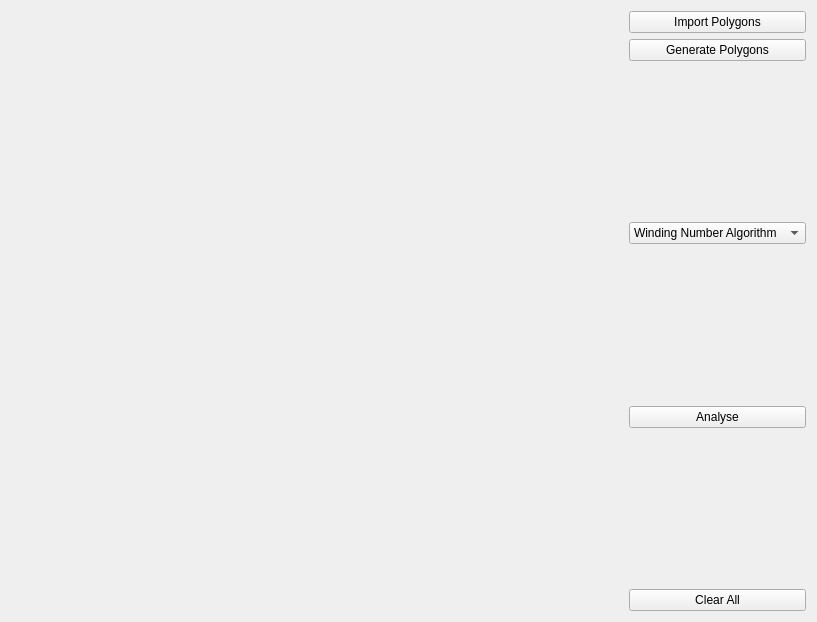
<?xml version="1.0" encoding="UTF-8"?>
<ui version="4.0">
 <class>Widget</class>
 <widget class="QWidget" name="Widget">
  <property name="geometry">
   <rect>
    <x>0</x>
    <y>0</y>
    <width>817</width>
    <height>622</height>
   </rect>
  </property>
  <property name="windowTitle">
   <string>PointPolygonPosition</string>
  </property>
  <layout class="QHBoxLayout" name="horizontalLayout">
   <item>
    <widget class="Draw" name="Canvas" native="true">
     <property name="sizePolicy">
      <sizepolicy hsizetype="Preferred" vsizetype="Preferred">
       <horstretch>1</horstretch>
       <verstretch>1</verstretch>
      </sizepolicy>
     </property>
     <property name="minimumSize">
      <size>
       <width>600</width>
       <height>600</height>
      </size>
     </property>
    </widget>
   </item>
   <item>
    <layout class="QVBoxLayout" name="verticalLayout">
     <item>
      <widget class="QPushButton" name="pushButton_4">
       <property name="text">
        <string>Import Polygons</string>
       </property>
      </widget>
     </item>
     <item>
      <widget class="QPushButton" name="pushButton">
       <property name="text">
        <string>Generate Polygons</string>
       </property>
      </widget>
     </item>
     <item>
      <spacer name="verticalSpacer_4">
       <property name="orientation">
        <enum>Qt::Vertical</enum>
       </property>
       <property name="sizeHint" stdset="0">
        <size>
         <width>20</width>
         <height>40</height>
        </size>
       </property>
      </spacer>
     </item>
     <item>
      <widget class="QComboBox" name="comboBox">
       <property name="minimumContentsLength">
        <number>0</number>
       </property>
       <item>
        <property name="text">
         <string>Winding Number Algorithm</string>
        </property>
       </item>
       <item>
        <property name="text">
         <string>Ray Crossing Algorithm</string>
        </property>
       </item>
      </widget>
     </item>
     <item>
      <spacer name="verticalSpacer">
       <property name="orientation">
        <enum>Qt::Vertical</enum>
       </property>
       <property name="sizeHint" stdset="0">
        <size>
         <width>20</width>
         <height>40</height>
        </size>
       </property>
      </spacer>
     </item>
     <item>
      <widget class="QPushButton" name="pushButton_2">
       <property name="text">
        <string>Analyse</string>
       </property>
      </widget>
     </item>
     <item>
      <spacer name="verticalSpacer_3">
       <property name="orientation">
        <enum>Qt::Vertical</enum>
       </property>
       <property name="sizeHint" stdset="0">
        <size>
         <width>20</width>
         <height>40</height>
        </size>
       </property>
      </spacer>
     </item>
     <item>
      <widget class="QPushButton" name="pushButton_3">
       <property name="text">
        <string>Clear All</string>
       </property>
      </widget>
     </item>
    </layout>
   </item>
  </layout>
 </widget>
 <customwidgets>
  <customwidget>
   <class>Draw</class>
   <extends>QWidget</extends>
   <header location="global">draw.h</header>
   <container>1</container>
  </customwidget>
 </customwidgets>
 <resources/>
 <connections/>
</ui>
